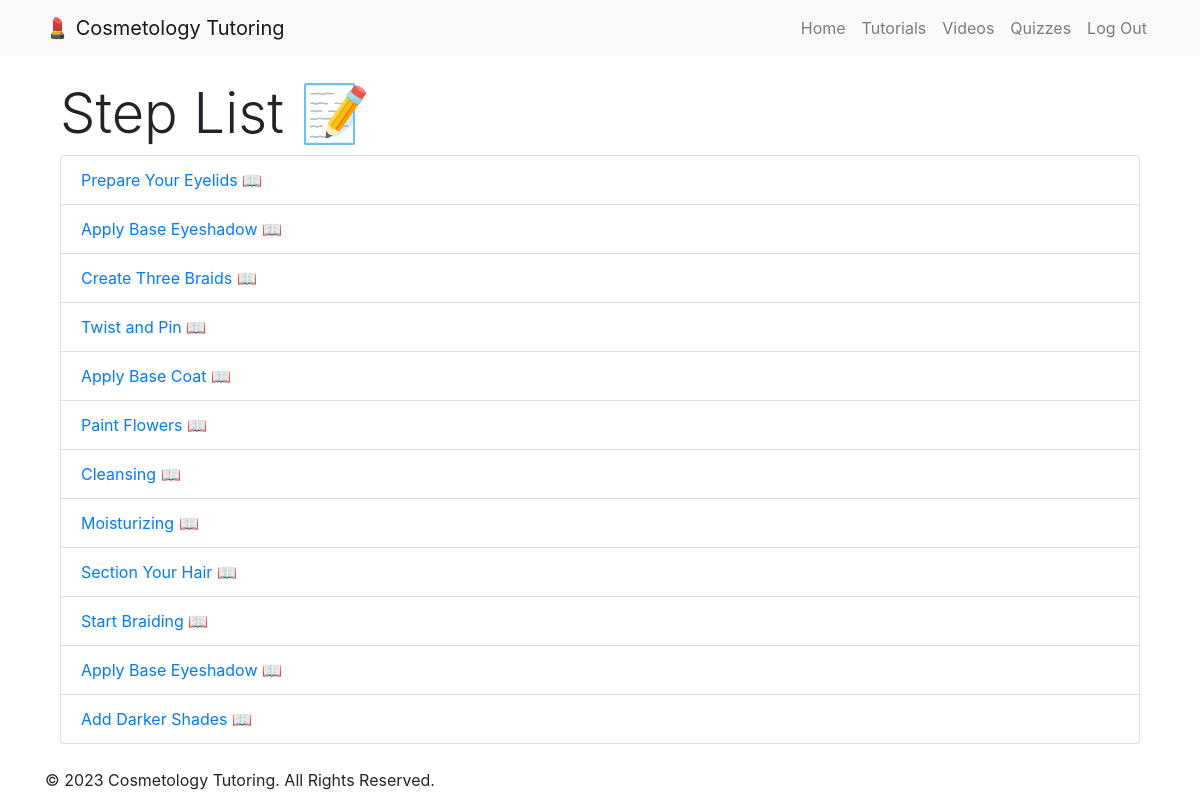
Page /tutorials/steps/ (signed in) on the committed database.
### tutorials/models.py (models this page shows, shortened)
class Step(models.Model):
    tutorial = models.ForeignKey(Tutorial, on_delete=models.CASCADE)
    order = models.PositiveIntegerField()
    title = models.CharField(max_length=200)
    content = RichTextUploadingField()
    creator = models.ForeignKey(User, on_delete=models.CASCADE)  # Add a creator field
    class Meta:
        permissions = [
            ("can_change_step", "Can change step"),
            ("can_delete_step", "Can delete step"),
        ]

### tutorials/views.py (the view)
# urls.py: path('steps/', views.StepListView.as_view(), name='step-list'),
class StepListView(ListView):
    model = Step
    template_name = 'tutorials/step_list.html'
    context_object_name = 'steps'

### templates/tutorials/step_list.html (shortened to what this page needs)
{% extends "base.html" %}
{% block content %}
<div class="container my-4">
    <h1 class="display-4">Step List 📝</h1>
    <ul class="list-group">
        {% for step in steps %}
            <li class="list-group-item">
                <a href="{% url 'step-detail' step.pk %}">{{ step.title }} 📖</a>
            </li>
        {% empty %}
            <li class="list-group-item">No steps available. 😞</li>
        {% endfor %}
    </ul>
</div>
{% endblock %}

### rows in the picture
Step: title "Prepare Your Eyelids"
Step: title "Apply Base Eyeshadow"
Step: title "Create Three Braids"
Step: title "Twist and Pin"
Step: title "Apply Base Coat"
Step: title "Paint Flowers"
Step: title "Cleansing"
Step: title "Moisturizing"
Step: title "Section Your Hair"
Step: title "Start Braiding"
Step: title "Apply Base Eyeshadow"
Step: title "Add Darker Shades"
